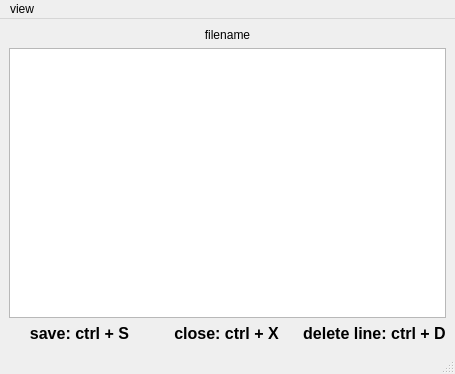
<?xml version="1.0" encoding="UTF-8"?>
<ui version="4.0">
 <class>MainWindow</class>
 <widget class="QMainWindow" name="MainWindow">
  <property name="windowModality">
   <enum>Qt::WindowModality::NonModal</enum>
  </property>
  <property name="geometry">
   <rect>
    <x>0</x>
    <y>0</y>
    <width>455</width>
    <height>374</height>
   </rect>
  </property>
  <property name="windowTitle">
   <string>MainWindow</string>
  </property>
  <widget class="QWidget" name="centralwidget">
   <layout class="QGridLayout" name="gridLayout">
    <item row="2" column="2">
     <widget class="QLabel" name="del_hint">
      <property name="font">
       <font>
        <family>Segoe UI Symbol</family>
        <pointsize>12</pointsize>
        <bold>true</bold>
       </font>
      </property>
      <property name="text">
       <string>delete line: ctrl + D</string>
      </property>
      <property name="alignment">
       <set>Qt::AlignmentFlag::AlignBottom|Qt::AlignmentFlag::AlignHCenter</set>
      </property>
     </widget>
    </item>
    <item row="1" column="0" colspan="3">
     <widget class="QTextEdit" name="editor"/>
    </item>
    <item row="2" column="1">
     <widget class="QLabel" name="close_hint">
      <property name="font">
       <font>
        <family>Segoe UI Symbol</family>
        <pointsize>12</pointsize>
        <bold>true</bold>
       </font>
      </property>
      <property name="text">
       <string>close: ctrl + X</string>
      </property>
      <property name="alignment">
       <set>Qt::AlignmentFlag::AlignBottom|Qt::AlignmentFlag::AlignHCenter</set>
      </property>
     </widget>
    </item>
    <item row="2" column="0">
     <widget class="QLabel" name="save_hint">
      <property name="font">
       <font>
        <family>Segoe UI Symbol</family>
        <pointsize>12</pointsize>
        <bold>true</bold>
       </font>
      </property>
      <property name="text">
       <string>save: ctrl + S</string>
      </property>
      <property name="alignment">
       <set>Qt::AlignmentFlag::AlignBottom|Qt::AlignmentFlag::AlignHCenter</set>
      </property>
     </widget>
    </item>
    <item row="0" column="0" colspan="3">
     <widget class="QLabel" name="label">
      <property name="text">
       <string>filename</string>
      </property>
      <property name="alignment">
       <set>Qt::AlignmentFlag::AlignCenter</set>
      </property>
     </widget>
    </item>
   </layout>
  </widget>
  <widget class="QMenuBar" name="menubar">
   <property name="geometry">
    <rect>
     <x>0</x>
     <y>0</y>
     <width>455</width>
     <height>17</height>
    </rect>
   </property>
   <widget class="QMenu" name="menumenu">
    <property name="title">
     <string>view</string>
    </property>
    <addaction name="dark_theme"/>
    <addaction name="light_theme"/>
    <addaction name="align_ev"/>
   </widget>
   <addaction name="menumenu"/>
  </widget>
  <widget class="QStatusBar" name="statusbar"/>
  <action name="dark_theme">
   <property name="text">
    <string>dark theme</string>
   </property>
  </action>
  <action name="light_theme">
   <property name="text">
    <string>light theme</string>
   </property>
  </action>
  <action name="align_ev">
   <property name="text">
    <string>align text</string>
   </property>
  </action>
 </widget>
 <resources/>
 <connections/>
</ui>
